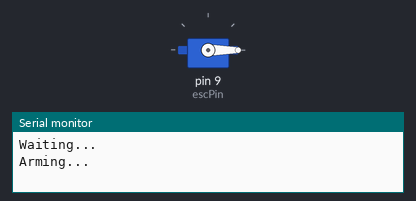
Bench run of a sketch on a simulated Arduino Uno, built with avr-gcc and run on an emulated ATmega328P. Shown: servo, the last lines printed to the serial monitor.

Above: at 2.1 s.
At 4.1 s:
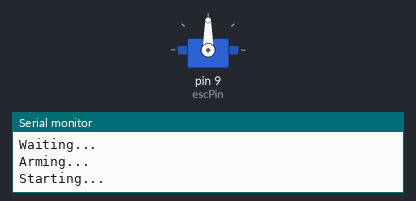
Timing chart, 0 to 5.6 s (numbered marks = the images above):
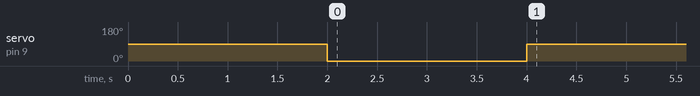

The sketch:

armingSequence_EC90.ino
```cpp
//Créé le 8 novembre 2017 par Charles
//Modifié le 08/11
//
//Branchement :
//Moteur
//Pin 9 Arduino - signal esc
//pin 4,7,8 Moteur - motor winding
//pin 6 moteur - GND

//Encoder
//Connection Encoder ---> SN75175
//Pin 1,4,9,10 Do not connect
//Pin 2 VCC
//Pin 3 GND
//Pin 5 Channel !A  ---> pin 1      R de 120ohm entre 1 et 2
//Pin 6 Channel A   ---> pin 2
//Pin 7 Channel !B  ---> pin 15     R de 120ohm entre 1 et 2
//Pin 8 Channel B   ---> pin 14

//SN75175                   ---> Teensy
//pin 4,12,16 ---> 5V
//pin 8       ---> GND
//pin 3       ---> Sorti A   ---> pin 2
//pin 4       ---> Sorti B   ---> pin 3

#include <Servo.h>

Servo esc;

const int escPin = 9;

void setup() {
  Serial.begin(9600);
  esc.attach(escPin);

  Serial.println("Waiting...");
  delay(2000);

  Serial.println("Arming... ");
  esc.write(0);
  delay(2000);
  Serial.println("Starting...");
}

void loop() {

esc.write(90);
/*
  for (int x = 50; x < 100; x += 10){
    esc.write(x);
    Serial.println(x);
    delay(1000);
    }

 for (int x = 100; x > 50; x -= 10){
    esc.write(x);
    Serial.println(x);
    delay(1000);
    }
*/

}
```

Measured:
- by itself, servo on pin 9 (escPin): 90° → 0° at 2.0 s, → 90° 2.0 s later
